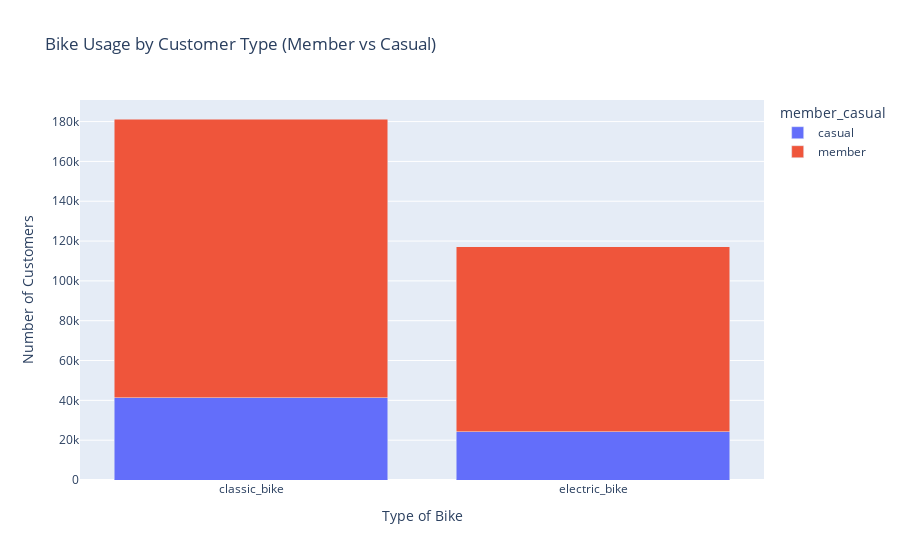

Here is the notebook cell this chart was saved with:
### Code cell
import plotly.express as px

# Group by 'rideable_type' and 'member_casual', then count the occurrences
usage_counts = df.groupby(['rideable_type', 'member_casual']).size().reset_index(name='count')

# Create bar chart
fig = px.bar(
    usage_counts, 
    x='rideable_type', 
    y='count', 
    color='member_casual', 
    title='Bike Usage by Customer Type (Member vs Casual)',
    labels={'rideable_type': 'Type of Bike', 'count': 'Number of Customers'},
    barmode='stack'  # Stacks the bars for Member vs Casual
)

# Show the plot
fig.show()

### Figure 1 — Plotly figure (JSON) as saved in the notebook; plotly's stock layout.template omitted (floating-point values rounded to 4 significant figures)
{"data": [{"alignmentgroup": "True", "hovertemplate": "member_casual=casual<br>Type of Bike=%{x}<br>Number of Customers=%{y}<extra></extra>", "legendgroup": "casual", "marker": {"color": "#636efa", "pattern": {"shape": ""}}, "name": "casual", "offsetgroup": "casual", "orientation": "v", "showlegend": true, "textposition": "auto", "type": "bar", "x": ["classic_bike", "electric_bike"], "xaxis": "x", "y": [41259, 24275], "yaxis": "y"}, {"alignmentgroup": "True", "hovertemplate": "member_casual=member<br>Type of Bike=%{x}<br>Number of Customers=%{y}<extra></extra>", "legendgroup": "member", "marker": {"color": "#EF553B", "pattern": {"shape": ""}}, "name": "member", "offsetgroup": "member", "orientation": "v", "showlegend": true, "textposition": "auto", "type": "bar", "x": ["classic_bike", "electric_bike"], "xaxis": "x", "y": [140038, 92807], "yaxis": "y"}], "layout": {"autosize": true, "barmode": "stack", "legend": {"title": {"text": "member_casual"}, "tracegroupgap": 0}, "title": {"text": "Bike Usage by Customer Type (Member vs Casual)"}, "xaxis": {"anchor": "y", "autorange": true, "domain": [0, 1], "range": [-0.5, 1.5], "title": {"text": "Type of Bike"}, "type": "category"}, "yaxis": {"anchor": "x", "autorange": true, "domain": [0, 1], "range": [0, 190800.0], "title": {"text": "Number of Customers"}, "type": "linear"}}}
